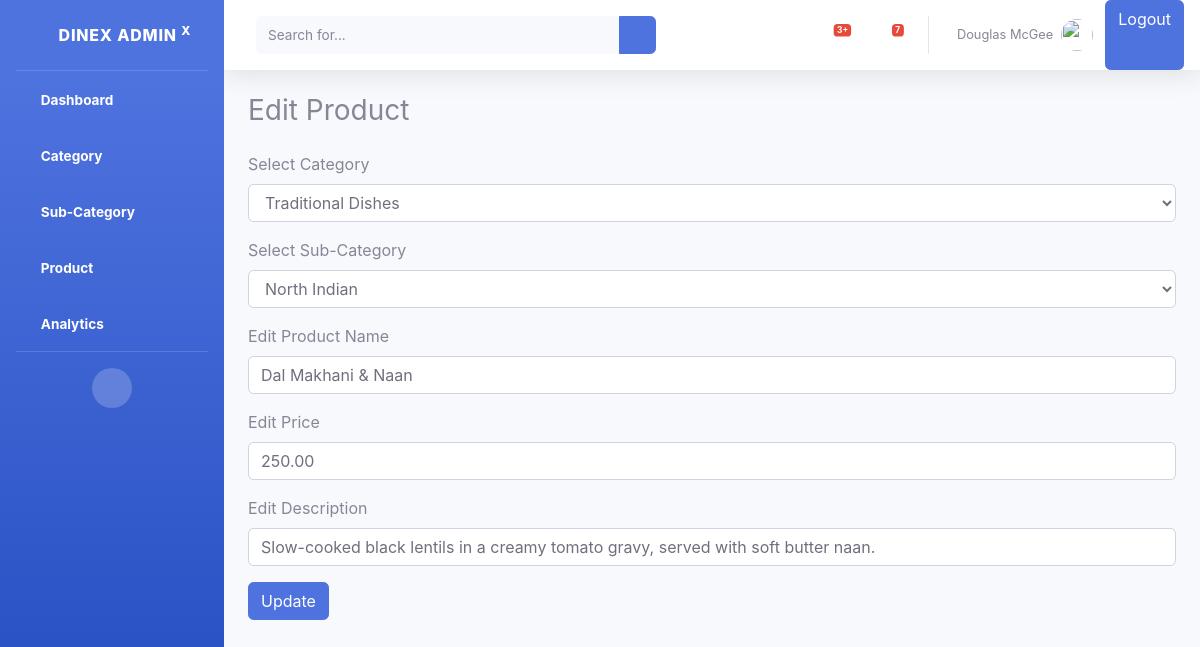
/edit-product/51/, run on the app's committed database.
### foodapp/models.py (models this page shows, shortened)
class Product(models.Model):
    category= models.ForeignKey(Category,on_delete=models.CASCADE)
    sub_category = models.ForeignKey(SubCategory,on_delete=models.CASCADE,null=True,blank=True)
    prod_name = models.CharField(max_length=100)
    description = models.TextField()
    price = models.DecimalField(max_digits=10,decimal_places=2)
    product_image = models.ImageField(upload_to='product_images/', null=True, blank=True)
    created_at = models.DateTimeField(auto_now_add=True)

class Category(models.Model):
    category_name = models.CharField(max_length=200,unique=True)

class SubCategory(models.Model):
    category = models.ForeignKey(Category,on_delete=models.CASCADE,related_name="subcategories")
    sub_category_name = models.CharField(max_length=100, unique=True)

### foodapp/views.py (the view, shortened to what this page needs)
# urls.py: path('edit-product/<int:product_id>/',edit_product,name="edit_product"),
def edit_product(request,product_id):
    product = Product.objects.get(id=product_id)
    categories = Category.objects.all()
    sub_categories = SubCategory.objects.filter(category = product.category)
    return render(request,"product/editproduct.html",
                  context={"product":product,"categories":categories,"sub_categories":sub_categories})

### foodapp/templates/product/editproduct.html (shortened to what this page needs)
{% include 'commans/header.html' %}
<div class="container mt-4">
    <h3 class="mb-4">Edit Product</h3>
    <form method="POST">
        <div class="form-group">
            <label for="categorySelect">Select Category</label>
            <select name="category" id="categorySelect" class="form-control">
                {% for category in categories %}
                <option value="{{ category.id }}" {% if category.id == product.category.id %}selected{% endif %}>
                    {{ category.category_name }}
                </option>
                {% endfor %}
            </select>
        </div>
         <div class="form-group">
            <label for="categorySelect">Select Sub-Category</label>
            <select name="sub_category" id="categorySelect" class="form-control">
               {% for sub_category in sub_categories%}
                <option value="{{ sub_category.id }}" {% if sub_category.id == product.sub_category.id %}selected{% endif %}>
                    {{ sub_category.sub_category_name }}
                </option>
               {%endfor%}
            </select>
        </div>
        <div class="form-group">
            <label for="inputProdName">Edit Product Name</label>
            <input type="text" name="product_name" class="form-control" id="inputProdName"
                value="{{product.prod_name}} " placeholder="Edit Product Name" required>
        </div>
        <div class="form-group">
            <label for="inputPricee">Edit Price</label>
            <input type="text" name="product_price" class="form-control" id="inputPrice"
                value="{{product.price}} " placeholder="Edit Price" required>
        </div>
        <div class="form-group">
            <label for="inputDescription">Edit Description</label>
            <input type="text" name="product_description" class="form-control" id="inputDescription"
                value="{{product.description}} " placeholder="Edit Price">
        </div>
        <button type="submit" class="btn btn-primary">Update</button>
    </form>
</div>
{% include 'commans/footer.html' %}

### data on the page
Product: category "Traditional Dishes", sub_category "North Indian", product_name "Dal Makhani & Naan", product_price "250.00", product_description "Slow-cooked black lentils in a creamy tomato gravy, served with soft butter naan."
